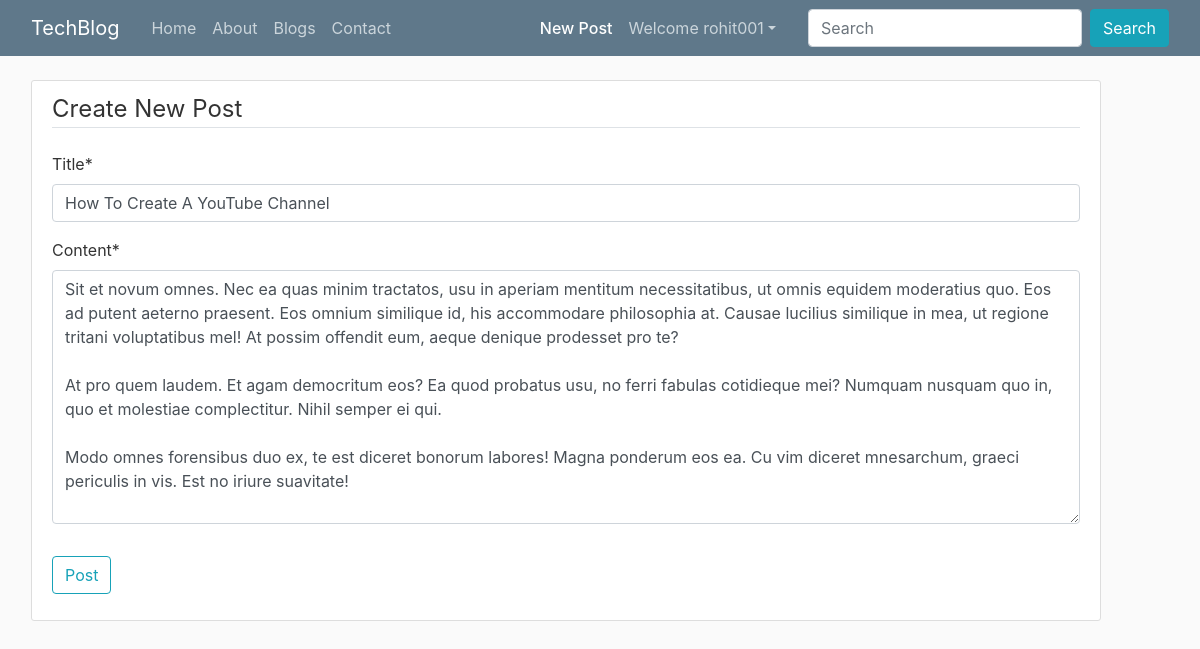
Screenshot of /post/37/update (signed in) with the database file from the repository.
### blog/models.py (models this page shows, shortened)
class Post(models.Model):
    title = models.CharField(max_length=100)
    content = models.TextField()
    date_posted = models.DateTimeField(default=timezone.now)
    author = models.ForeignKey(User, on_delete=models.CASCADE)

### blog/views.py (the view, shortened to what this page needs)
# urls.py: path('post/<int:pk>/update', PostUpdateView.as_view(), name='post-update'),
class PostUpdateView(LoginRequiredMixin, UserPassesTestMixin, UpdateView):
    model = Post
    fields= ['title', 'content']
    def test_func(self):
        post = self.get_object()
        if self.request.user == post.author:
            return True
        return False

### blog/templates/blog/post_form.html (shortened to what this page needs)
{% extends "blog/base.html" %}
{% load crispy_forms_tags%}
{% block newpostactive %} active {% endblock newpostactive %}
{% block content %}
<div class="content-section">
<form method="POST">
    <fieldset class="form-group">
        <legend class="border-bottom mb-4">Create New Post</legend>
        {{ form|crispy }}
    </fieldset>
    <div class="form-group">
        <button class="btn btn-outline-info" type="submit">Post</button>
    </div>
</form>
</div>
{% endblock content %}

### blog/templates/blog/base.html (shortened to what this page needs)
{% load static %}
{% load humanize %}
<!DOCTYPE html>
<html>
<head>
  <link rel="stylesheet" href="https://stackpath.bootstrapcdn.com/bootstrap/4.5.2/css/bootstrap.min.css"
>
  <link href="https://cdn.jsdelivr.net/npm/bootstrap@5.1.0/dist/css/bootstrap.min.css" rel="stylesheet"
>
  <link rel="stylesheet" href="https://cdn.jsdelivr.net/npm/bootstrap@4.6.0/dist/css/bootstrap.min.css"
>
  <link rel="stylesheet" type="text/css" href="{% static 'blog/css/main.css' %}">
</head>
<body>
  <header class="site-header">
    <nav class="navbar navbar-expand-md navbar-dark bg-steel fixed-top">
      <div class="container">
        <a class="navbar-brand mr-4" href="{% url 'home' %}">TechBlog</a>
        <div class="collapse navbar-collapse" id="navbarToggle">
          <div class="navbar-nav mr-auto">
            <a class="nav-item nav-link {% block indexactive %} {% endblock indexactive %}"
              href="{% url 'home' %}">Home</a>
            <a class="nav-item nav-link {% block aboutactive %} {% endblock aboutactive %}"
              href="{% url 'blog-about' %}">About</a>
            <a class="nav-item nav-link  {% block homeactive %} {% endblock homeactive %}"
              href="{% url 'blog-home' %}">Blogs</a>
            <a class="nav-item nav-link {% block contactactive %} {% endblock contactactive %}"
              href="{% url 'blog-contact' %}">Contact</a>
          </div>
          <div class="navbar-nav navsearch">
            {% if user.is_authenticated %}
            <a class="nav-item nav-link {% block newpostactive %} {% endblock newpostactive %}"
              href="{% url 'post-create' %}">New Post</a>
            <ul class="navbar-nav mr-2">
              <li class="nav-item dropdown">
                <a class="nav-link dropdown-toggle" href='#' id="navbarDropdown" role="button" data-toggle="dropdown">
                  Welcome {{request.user}}</a>
              </li>
            </ul>
            {% else %}
            <a class="nav-item nav-link {% block loginactive %} {% endblock loginactive %}"
              href="{% url 'login' %}">Login</a>
            <a class="nav-item nav-link {% block registeractive %} {% endblock registeractive %}"
              href="{% url 'register' %}">Register</a>
            {% endif %}
            <form class="form-inline ml-3" methd="get" action="/search">
              <input class="form-control mr-sm-2" type="search" placeholder="Search" aria-label="Search" name="query"
                id="query">
              <button class="btn btn-info my-2 my-sm-0" type="submit">Search</button>
            </form>
          </div>
        </div>
      </div>
    </nav>
  </header>
  <main role="main" class="container">
    <div class="row">
      <div class="col-md-11 mx-3">
        {% block content %}{% endblock %}
      </div>
    </div>
  </main>
</body>
</html>

### blog/static/blog/css/main.css (style rules this page uses)
body { background: #fafafa; color: #333333; margin-top: 5rem; }
ul { margin: 0; }
.container { max-width: 1200px; }
.bg-steel { background-color: #5f788a; }
.site-header .navbar-nav .nav-link { color: #cbd5db; }
.site-header .navbar-nav .nav-link.active { font-weight: 500; }
.content-section { background: #ffffff; padding: 10px 20px; border: 1px solid #dddddd; border-radius: 3px; margin-bottom: 20px; }

### rows the page displays
Post: title "How To Create A YouTube Channel", content "Sit et novum omnes. Nec ea quas minim tractatos, usu in aperiam mentitum necessitatibus, ut omnis equidem moderatius quo. Eos ad putent aeterno praesent. Eos omnium similique id, his accommodare philosophia at. Causae lucilius similique in mea, ut regione tritani voluptatibus mel! At possim offendit eum, aeque denique prodesset pro te? At pro quem laudem. Et agam democritum eos? Ea quod probatus usu, no ferri fabulas cotidieque mei? Numquam nusquam quo in, quo et molestiae complectitur. Nihil semper ei qui. Modo omnes forensibus duo ex, te est diceret bonorum labores! Magna ponderum eos ea. Cu vim diceret mnesarchum, graeci periculis in vis. Est no iriure suavitate!"

### other values shown
{{ request.user }} "rohit001"
